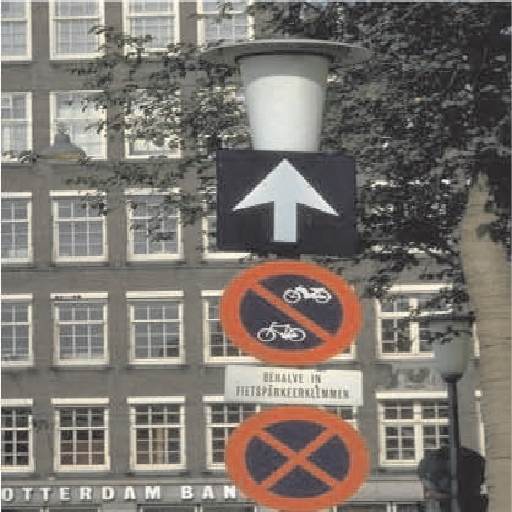
%> input picture 2.bmp, 512 x 512 px
$ octave example2.m   (GNU Octave 9; MATLAB toolbox functions it lacks are replaced by stand-ins)
%> lines starting %> are read from the running program, lines starting %| are printed output that depends on the picture
### CCWT2Dudband.m
function w1 = CCWT2Dudband(x, J, Faf, af)

% This function is used in CCWT.
% The algorithm of CCWT is described in the following paper:
% Yang Chen, Dan Li, and Jian Qiu Zhang, "Complementary Color Wavelet: A Novel Tool for Color Image/Video Analyses and Processing", 2017.

% Decompose 2D array into nine DWT subbands then do the separation transform, using undecimated decomposition for the first level
%
% USAGE:
%   w1 = CCWT2Dudband(x, J, Faf, af)
% INPUT:
%   x - 2-D array
%   J - number of stages
%   Faf{i}: first stage filters for tree i
%   af{i}:  filters for remaining stages on tree i
% OUTPUT:
%   w{j}{m}{n}{d} - wavelet coefficients
%       j = 1..J (scale)
%       m = 1,2,3 (phases 0, 2¦Ð/3, 4¦Ð/3  of the horizontal filter)
%       n = 1,2,3 (phases 0, 2¦Ð/3, 4¦Ð/3  of the vertical filter)
%       d = 1,2,3 (HL, LH, HH subbands)
%   w1{J+1}{m}{n} - lowpass coefficients
% EXAMPLE:
% w1{2}{1}{2}{3} - level 2, phase 0 horizontal filter, phase 2¦Ð/3 vertical filter, HH subband

% separation transform
% [u1 u2 u3 u4 u5 u6 u7 u8 u9]' = | 1 0 0 0 1 0 0 0 1 | * [w11 w12 w13 w21 w22 w23 w31 w32 w33]'    w11+w22+w33£¬w12+w23+w31£¬w13+w21+w32
%                                 | 0 1 0 0 0 1 1 0 0 |
%                                 | 1 0 0 0 0 1 0 1 0 |                                             w11+w23+w32£¬w12+w21+w33£¬w13+w22+w31
%                                 | 0 1 0 1 0 0 0 0 1 |
%                                 | 1 1 1 0 0 0 0 0 0 |                                             w11+w12+w13£¬w21+w22+w23£¬w31+w32+w33
%                                 | 0 0 0 1 1 1 0 0 0 |
%                                 | 1 0 0 1 0 0 1 0 0 |                                             w11+w21+w31£¬w12+w22+w32£¬w13+w23+w33
%                                 | 0 1 0 0 1 0 0 1 0 |
%                                 | 1 1 1 1 1 1 1 1 1 |                                             w11+w12+w13+w21+w22+w23+w31+w32+w33=0

%corresponding inverse transform matrix
% |  1  0  1  0  1  0  1  0 -1 | * 1/3
% |  0  1  0  1  1  0  0  1 -1 |
% | -1 -1 -1 -1  1  0 -1 -1  2 |
% | -1 -1  0  1  0  1  1  0  0 |
% |  1  0 -1 -1  0  1  0  1  0 |
% |  0  1  1  0  0  1 -1 -1  0 |
% |  0  1 -1 -1 -1 -1  1  0  1 |
% | -1 -1  1  0 -1 -1  0  1  1 |
% |  1  0  0  1 -1 -1 -1 -1  1 |


x = x/3;

for m = 1:3
    for n = 1:3
        [lo w{1}{m}{n}] = afbu2D(x, Faf{m}, Faf{n});
        for j = 2:J
            [lo w{j}{m}{n}] = afb2D(lo, af{m}, af{n});
        end
        w{J+1}{m}{n} = lo;
    end
end

% keep the first level unchanged. because this level is with a doubled phase (see paper), hence do not have the same properties as other levels
for m = 1:3
    w1{1}{1}{m}=w{1}{1}{1}{m};
    w1{1}{2}{m}=w{1}{1}{2}{m};
    w1{1}{3}{m}=w{1}{1}{3}{m};
    w1{1}{4}{m}=w{1}{2}{1}{m};
    w1{1}{5}{m}=w{1}{2}{2}{m};
    w1{1}{6}{m}=w{1}{2}{3}{m};
    w1{1}{7}{m}=w{1}{3}{1}{m};
    w1{1}{8}{m}=w{1}{3}{2}{m};
    w1{1}{9}{m}=w{1}{3}{3}{m};
end

for j = 2:J
    for m = 1:3
        w1{j}{1}{m}=w{j}{1}{1}{m}+w{j}{2}{2}{m}+w{j}{3}{3}{m};
        w1{j}{2}{m}=w{j}{1}{2}{m}+w{j}{2}{3}{m}+w{j}{3}{1}{m};
        w1{j}{3}{m}=w{j}{1}{1}{m}+w{j}{2}{3}{m}+w{j}{3}{2}{m};
        w1{j}{4}{m}=w{j}{1}{2}{m}+w{j}{2}{1}{m}+w{j}{3}{3}{m};
        w1{j}{5}{m}=w{j}{1}{1}{m}+w{j}{1}{2}{m}+w{j}{1}{3}{m};
        w1{j}{6}{m}=w{j}{2}{1}{m}+w{j}{2}{2}{m}+w{j}{2}{3}{m};
        w1{j}{7}{m}=w{j}{1}{1}{m}+w{j}{2}{1}{m}+w{j}{3}{1}{m};
        w1{j}{8}{m}=w{j}{1}{2}{m}+w{j}{2}{2}{m}+w{j}{3}{2}{m};
        w1{j}{9}{m}=w{j}{1}{1}{m}+w{j}{1}{2}{m}+w{j}{1}{3}{m}+w{j}{2}{1}{m}+w{j}{2}{2}{m}+w{j}{2}{3}{m}+w{j}{3}{1}{m}+w{j}{3}{2}{m}+w{j}{3}{3}{m};
    end
end

% keep the scale level unchanged
w1{J+1}=w{J+1};

### CCWTFB0551.m
function [af, sf] = CCWTFB0551

% This function is used in CCWT.
% The algorithm of CCWT is described in the following paper:
% Yang Chen, Dan Li, and Jian Qiu Zhang, "Complementary Color Wavelet: A Novel Tool for Color Image/Video Analyses and Processing", 2017.

% CCWT filterbanks, length 22 with Thiran allpass filter L1=5, L2=5 and vanishing moment VM=1
% USAGE:
%    [af, sf] = CCWTFB0551
% OUTPUT:
%    af{i}, i = 1,2 - analysis filters for tree i
%    sf{i}, i = 1,2 - synthesis filters for tree i
% See farras, dualtree, dualfilt1.


af{1} = sqrt(2)*[
    4.39947785905780e-12
    1.55196025214914e-07
    -3.64244986151481e-09
    -4.72296431657605e-05
    4.51978768236905e-07
    0.00367508218681040
    0.000134785259906740
    -0.0554563814967393
    -0.0199281412110457
    0.354811673474709
    0.567845846237940
    0.207254862089805
    -0.0681221946106980
    -0.0103436660847803
    0.0216450723247797
    0.000104646867572705
    -0.00160839578452004
    6.30232589463908e-07
    3.23832905322482e-05
    -7.33216485253484e-10
    -3.17578983997701e-08
    1.04185641833908e-13
];
af{1}=[af{1} af{1}(end:-1:1)];
af{1}(2:2:end,2)=af{1}(2:2:end,2)*-1;
sf{1} = af{1}(end:-1:1, :);


af{2} =  sqrt(2)*[
    1.26569593791355e-10
    5.39451424543818e-09
    3.88278416451764e-07
    -3.66563902314513e-06
    -9.96351883061440e-05
    0.000560527640529715
    0.00536332360237928
    -0.0119902186579145
    -0.0720880690497491
    0.0729237485649041
    0.485957241064240
    0.493303761245982
    0.0695670541341079
    -0.0677827108006299
    0.0134011287709973
    0.0137872093638171
    -0.00217674002769087
    -0.000810170920791877
    7.52908343490528e-05
    1.12950083393471e-05
    -2.10455598848953e-07
    -9.11001341220481e-09
];
af{2}=[af{2} af{2}(end:-1:1)];
af{2}(2:2:end,2)=af{2}(2:2:end,2)*-1;
sf{2} = af{2}(end:-1:1, :);


af{3} =  sqrt(2)*[
    -4.67451949247478e-10
    2.07975316973642e-11
    3.28299284108471e-08
    7.37902871004124e-07
    -1.79120279796055e-05
    -0.000119733002797833
    0.00175340053377619
    0.00523039398995174
    -0.0322379791494069
    -0.0650808649375147
    0.205135892050975
    0.564880938720559
    0.361349856021001
    -0.0256046003924052
    -0.0415160457380604
    0.0230445084865565
    0.00577295512905657
    -0.00241051069658350
    -0.000243273289409661
    5.90366018513381e-05
    2.84619728506791e-06
    -1.34603572366523e-07
];
af{3}=[af{3} af{3}(end:-1:1)];
af{3}(2:2:end,2)=af{3}(2:2:end,2)*-1;
sf{3} = af{3}(end:-1:1, :);


### FsCCWTFB0551ud.m
function [af, sf] = FsCCWTFB0551ud

% This function is used in CCWT.
% The algorithm of CCWT is described in the following paper:
% Yang Chen, Dan Li, and Jian Qiu Zhang, "Complementary Color Wavelet: A Novel Tool for Color Image/Video Analyses and Processing", 2017.

% CCWT filterbanks for the First stage, undecimated, length 22 with Thiran allpass filter L1=5, L2=5 and vanishing moment VM=1
% USAGE:
%    [af, sf] = FsCCWTFB0551ud
% OUTPUT:
%    af{i}, i = 1,2 - analysis filters for tree i
%    sf{i}, i = 1,2 - synthesis filters for tree i

% as the first stage is undecimated, these filterbanks do not provide doubled phases, i.e., keep the 2羽/3 phase differences for the first stage


af{1} = sqrt(2)*[
    1.04185641833908e-13
    4.39947785905780e-12
    1.55196025214914e-07
    -3.64244986151481e-09
    -4.72296431657605e-05
    4.51978768236905e-07
    0.00367508218681040
    0.000134785259906740
    -0.0554563814967393
    -0.0199281412110457
    0.354811673474709
    0.567845846237940
    0.207254862089805
    -0.0681221946106980
    -0.0103436660847803
    0.0216450723247797
    0.000104646867572705
    -0.00160839578452004
    6.30232589463908e-07
    3.23832905322482e-05
    -7.33216485253484e-10
    -3.17578983997701e-08
];
af{1}=[af{1} af{1}(end:-1:1)];
af{1}(2:2:end,2)=af{1}(2:2:end,2)*-1;
sf{1} = af{1}(end:-1:1, :);


af{2} =  sqrt(2)*[
    -9.11001341220481e-09
    1.26569593791355e-10
    5.39451424543818e-09
    3.88278416451764e-07
    -3.66563902314513e-06
    -9.96351883061440e-05
    0.000560527640529715
    0.00536332360237928
    -0.0119902186579145
    -0.0720880690497491
    0.0729237485649041
    0.485957241064240
    0.493303761245982
    0.0695670541341079
    -0.0677827108006299
    0.0134011287709973
    0.0137872093638171
    -0.00217674002769087
    -0.000810170920791877
    7.52908343490528e-05
    1.12950083393471e-05
    -2.10455598848953e-07
];
af{2}=[af{2} af{2}(end:-1:1)];
af{2}(2:2:end,2)=af{2}(2:2:end,2)*-1;
sf{2} = af{2}(end:-1:1, :);


af{3} =  sqrt(2)*[
    -1.34603572366523e-07
    -4.67451949247478e-10
    2.07975316973642e-11
    3.28299284108471e-08
    7.37902871004124e-07
    -1.79120279796055e-05
    -0.000119733002797833
    0.00175340053377619
    0.00523039398995174
    -0.0322379791494069
    -0.0650808649375147
    0.205135892050975
    0.564880938720559
    0.361349856021001
    -0.0256046003924052
    -0.0415160457380604
    0.0230445084865565
    0.00577295512905657
    -0.00241051069658350
    -0.000243273289409661
    5.90366018513381e-05
    2.84619728506791e-06
];
af{3}=[af{3} af{3}(end:-1:1)];
af{3}(2:2:end,2)=af{3}(2:2:end,2)*-1;
sf{3} = af{3}(end:-1:1, :);


### example2.m
% example2 of CCWT
% undecimated decomposition for the first level
% the sizes of the decomposition results are double, but have a higher resolution

I1=imread('2.bmp');
%> I1 is the input picture: size 512x512x3 uint8; mean R, G, B 124.1, 117.8, 111.6

I1R=double(I1(:,:,1));
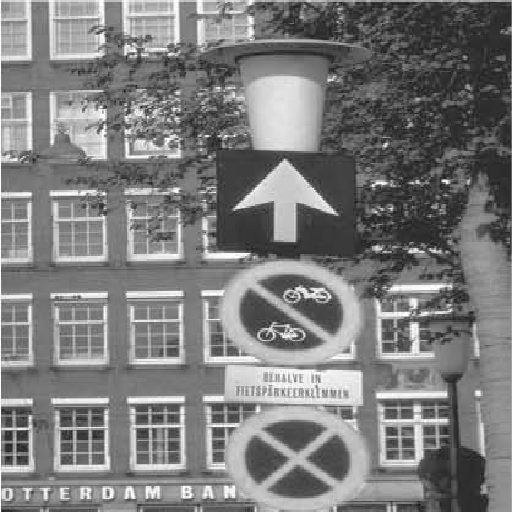
%> I1R: size 512x512 double; min 31, max 255, mean 124.1
I1G=double(I1(:,:,2));
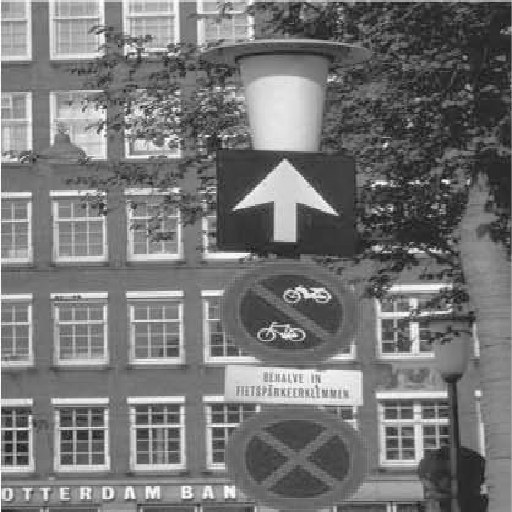
%> I1G: size 512x512 double; min 23, max 255, mean 117.8
I1B=double(I1(:,:,3));
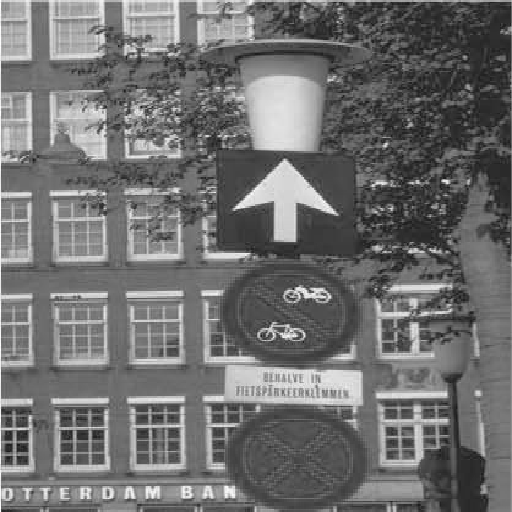
%> I1B: size 512x512 double; min 26, max 255, mean 111.6


J = 5;
[Faf, Fsf] = FsCCWTFB0551ud;
[af, sf] = CCWTFB0551;


w1r = CCWT2Dudband(I1R, J, Faf, af);
%> in CCWT2Dudband, `x = x/3;`:
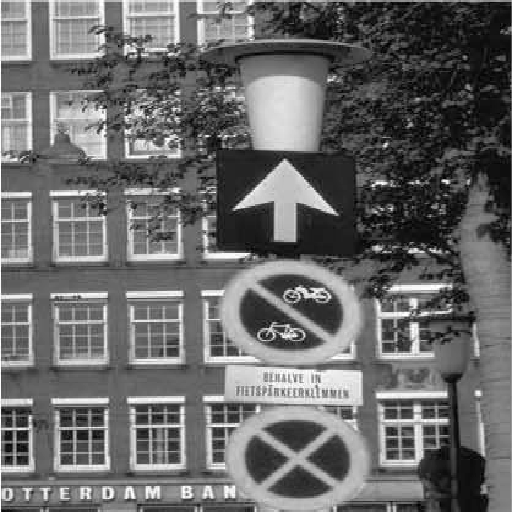
%> x: size 512x512 double; min 10.33, max 85, mean 41.4; drawn with min black and max white
%> the run ends on the next line
